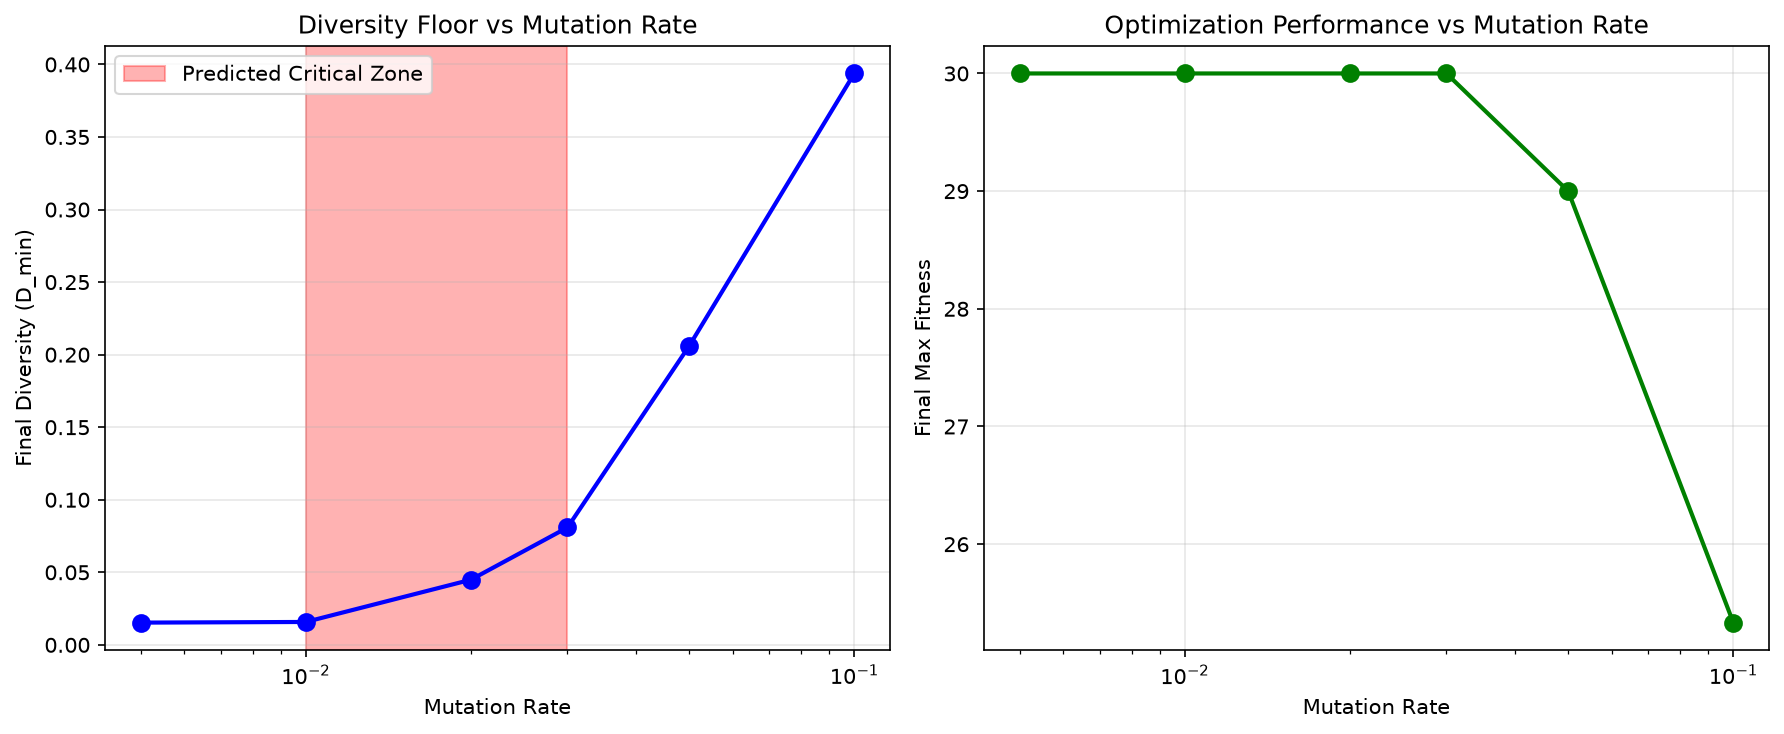

Recreate this plot in Python.
#!/usr/bin/env python3
"""
Fast Empirical Test: Evolutionary Criticality Hypothesis (HYP-050)
Testing critical balance in genetic algorithms with optimized parameters
"""
import numpy as np
import matplotlib
matplotlib.use('Agg')
import matplotlib.pyplot as plt
from scipy.optimize import curve_fit
import json

def calculate_diversity_fast(population):
    """Fast diversity calculation using vectorized operations"""
    # Use pairwise XOR to compute Hamming distances efficiently
    n_individuals = population.shape[0]
    if n_individuals <= 1:
        return 0.0
    
    # Sample-based diversity estimation for speed
    n_samples = min(50, n_individuals * (n_individuals - 1) // 2)
    diversity_sum = 0
    
    for _ in range(n_samples):
        i, j = np.random.choice(n_individuals, 2, replace=False)
        hamming_distance = np.sum(population[i] != population[j]) / population.shape[1]
        diversity_sum += hamming_distance
    
    return diversity_sum / n_samples

def fitness_function(individual):
    """OneMax fitness function"""
    return np.sum(individual)

def evolve_generation_fast(population, mutation_rate):
    """Fast evolution with simplified operators"""
    pop_size, n_bits = population.shape
    
    # Fast fitness calculation
    fitness_scores = np.sum(population, axis=1)
    
    # Tournament selection (vectorized)
    tournament_size = 3
    selected_indices = []
    for _ in range(pop_size):
        candidates = np.random.choice(pop_size, tournament_size, replace=False)
        winner = candidates[np.argmax(fitness_scores[candidates])]
        selected_indices.append(winner)
    
    new_population = population[selected_indices].copy()
    
    # Crossover (simplified single-point)
    for i in range(0, pop_size - 1, 2):
        if np.random.random() < 0.8:  # crossover rate
            crossover_point = np.random.randint(1, n_bits)
            temp = new_population[i, crossover_point:].copy()
            new_population[i, crossover_point:] = new_population[i + 1, crossover_point:]
            new_population[i + 1, crossover_point:] = temp
    
    # Mutation (vectorized)
    mutation_mask = np.random.random((pop_size, n_bits)) < mutation_rate
    new_population[mutation_mask] = 1 - new_population[mutation_mask]
    
    return new_population

def exponential_decay_model(t, D0, lambda_val, D_min):
    """Model: D(t) = D0 * exp(-lambda * t) + D_min"""
    return D0 * np.exp(-lambda_val * t) + D_min

def test_evolutionary_criticality_fast():
    """Fast test of evolutionary criticality hypothesis"""
    print("=== FAST EVOLUTIONARY CRITICALITY TEST ===")
    
    # Reduced parameters for speed
    n_bits = 30
    pop_size = 50
    generations = 80
    n_runs = 3
    
    # Test mutation rates around critical zone
    mutation_rates = [0.005, 0.01, 0.02, 0.03, 0.05, 0.1]
    
    results = {}
    
    for mr in mutation_rates:
        print(f"Testing mutation rate: {mr}")
        
        run_diversities = []
        run_fitnesses = []
        
        for run in range(n_runs):
            np.random.seed(42 + run + int(mr * 10000))
            
            # Initialize random population
            population = np.random.randint(0, 2, (pop_size, n_bits))
            
            diversity_history = []
            fitness_history = []
            
            for gen in range(generations):
                # Calculate metrics
                diversity = calculate_diversity_fast(population)
                max_fitness = np.max(np.sum(population, axis=1))
                
                diversity_history.append(diversity)
                fitness_history.append(max_fitness)
                
                # Evolve
                population = evolve_generation_fast(population, mr)
            
            run_diversities.append(diversity_history)
            run_fitnesses.append(fitness_history)
        
        # Average across runs
        avg_diversity = np.mean(run_diversities, axis=0)
        avg_fitness = np.mean(run_fitnesses, axis=0)
        
        # Fit exponential decay model to diversity
        generations_array = np.arange(len(avg_diversity))
        
        try:
            # Initial guess
            D0_guess = avg_diversity[0]
            D_min_guess = np.mean(avg_diversity[-15:])  # Last 15 generations
            lambda_guess = 0.05
            
            popt, _ = curve_fit(
                exponential_decay_model, 
                generations_array, 
                avg_diversity,
                p0=[D0_guess, lambda_guess, D_min_guess],
                bounds=([0, 0, 0], [1, 1, 1]),
                maxfev=1000
            )
            
            D0_fit, lambda_fit, D_min_fit = popt
            
            # Calculate R-squared
            y_pred = exponential_decay_model(generations_array, *popt)
            ss_res = np.sum((avg_diversity - y_pred) ** 2)
            ss_tot = np.sum((avg_diversity - np.mean(avg_diversity)) ** 2)
            r_squared = 1 - (ss_res / ss_tot) if ss_tot > 0 else 0
            
        except:
            D0_fit = lambda_fit = D_min_fit = r_squared = None
        
        # Store results
        results[mr] = {
            'final_diversity': float(avg_diversity[-1]),
            'final_fitness': float(avg_fitness[-1]),
            'D0_fit': float(D0_fit) if D0_fit is not None else None,
            'lambda_fit': float(lambda_fit) if lambda_fit is not None else None,
            'D_min_fit': float(D_min_fit) if D_min_fit is not None else None,
            'r_squared': float(r_squared) if r_squared is not None else None,
            'diversity_trend': 'decreasing' if avg_diversity[-1] < avg_diversity[0] else 'stable'
        }
        
        print(f"  Final diversity: {avg_diversity[-1]:.3f}")
        print(f"  Final fitness: {avg_fitness[-1]:.1f}")
        if D_min_fit is not None:
            print(f"  D_min fitted: {D_min_fit:.3f}, R²: {r_squared:.3f}")
    
    # Analysis and visualization
    mrs = list(mutation_rates)
    final_divs = [results[mr]['final_diversity'] for mr in mrs]
    final_fits = [results[mr]['final_fitness'] for mr in mrs]
    
    fig, (ax1, ax2) = plt.subplots(1, 2, figsize=(12, 5))
    
    # Plot diversity vs mutation rate
    ax1.semilogx(mrs, final_divs, 'bo-', linewidth=2, markersize=8)
    ax1.axvspan(0.01, 0.03, alpha=0.3, color='red', label='Predicted Critical Zone')
    ax1.set_xlabel('Mutation Rate')
    ax1.set_ylabel('Final Diversity (D_min)')
    ax1.set_title('Diversity Floor vs Mutation Rate')
    ax1.grid(True, alpha=0.3)
    ax1.legend()
    
    # Plot fitness vs mutation rate
    ax2.semilogx(mrs, final_fits, 'go-', linewidth=2, markersize=8)
    ax2.set_xlabel('Mutation Rate')
    ax2.set_ylabel('Final Max Fitness')
    ax2.set_title('Optimization Performance vs Mutation Rate')
    ax2.grid(True, alpha=0.3)
    
    plt.tight_layout()
    plt.savefig('../../shared_agora/artifacts/evolutionary_criticality_fast.png', 
                dpi=150, bbox_inches='tight')
    
    # Analysis
    print("\n=== CRITICALITY ANALYSIS ===")
    
    # Check for critical zone behavior
    critical_zone_mrs = [mr for mr in mutation_rates if 0.01 <= mr <= 0.03]
    low_mrs = [mr for mr in mutation_rates if mr < 0.01]
    high_mrs = [mr for mr in mutation_rates if mr > 0.03]
    
    critical_diversity = np.mean([results[mr]['final_diversity'] for mr in critical_zone_mrs])
    low_diversity = np.mean([results[mr]['final_diversity'] for mr in low_mrs]) if low_mrs else 0
    high_diversity = np.mean([results[mr]['final_diversity'] for mr in high_mrs]) if high_mrs else 0
    
    critical_fitness = np.mean([results[mr]['final_fitness'] for mr in critical_zone_mrs])
    low_fitness = np.mean([results[mr]['final_fitness'] for mr in low_mrs]) if low_mrs else 0
    high_fitness = np.mean([results[mr]['final_fitness'] for mr in high_mrs]) if high_mrs else 0
    
    print(f"Critical zone (0.01-0.03) avg diversity: {critical_diversity:.3f}")
    print(f"Low mutation (<0.01) avg diversity: {low_diversity:.3f}")
    print(f"High mutation (>0.03) avg diversity: {high_diversity:.3f}")
    
    print(f"Critical zone fitness: {critical_fitness:.1f}")
    print(f"Low mutation fitness: {low_fitness:.1f}")
    print(f"High mutation fitness: {high_fitness:.1f}")
    
    # Check exponential decay fits
    good_fits = [mr for mr in mutation_rates 
                if results[mr]['r_squared'] is not None and results[mr]['r_squared'] > 0.7]
    print(f"Mutation rates with exponential decay fits (R²>0.7): {good_fits}")
    
    # Check diversity patterns
    diversity_range = max(final_divs) - min(final_divs)
    print(f"Diversity range across mutation rates: {diversity_range:.3f}")
    
    # Determine support level
    has_nonzero_asymptotes = min(final_divs) > 0.05  # Non-zero D_min
    has_diversity_variation = diversity_range > 0.1   # Significant variation
    has_good_fits = len(good_fits) >= len(mutation_rates) // 2
    optimal_in_critical = critical_fitness >= max(low_fitness, high_fitness)
    
    support_factors = [has_nonzero_asymptotes, has_diversity_variation, 
                      has_good_fits, optimal_in_critical]
    support_count = sum(support_factors)
    
    if support_count >= 3:
        verdict = "STRONG SUPPORT"
    elif support_count == 2:
        verdict = "MODERATE SUPPORT"
    else:
        verdict = "LIMITED SUPPORT"
    
    print(f"\nSupport factors: Non-zero asymptotes: {has_nonzero_asymptotes}, "
          f"Diversity variation: {has_diversity_variation}, "
          f"Good fits: {has_good_fits}, Optimal critical: {optimal_in_critical}")
    print(f"VERDICT: {verdict} for Evolutionary Criticality Hypothesis")
    
    return results, verdict

if __name__ == "__main__":
    results, verdict = test_evolutionary_criticality_fast()
